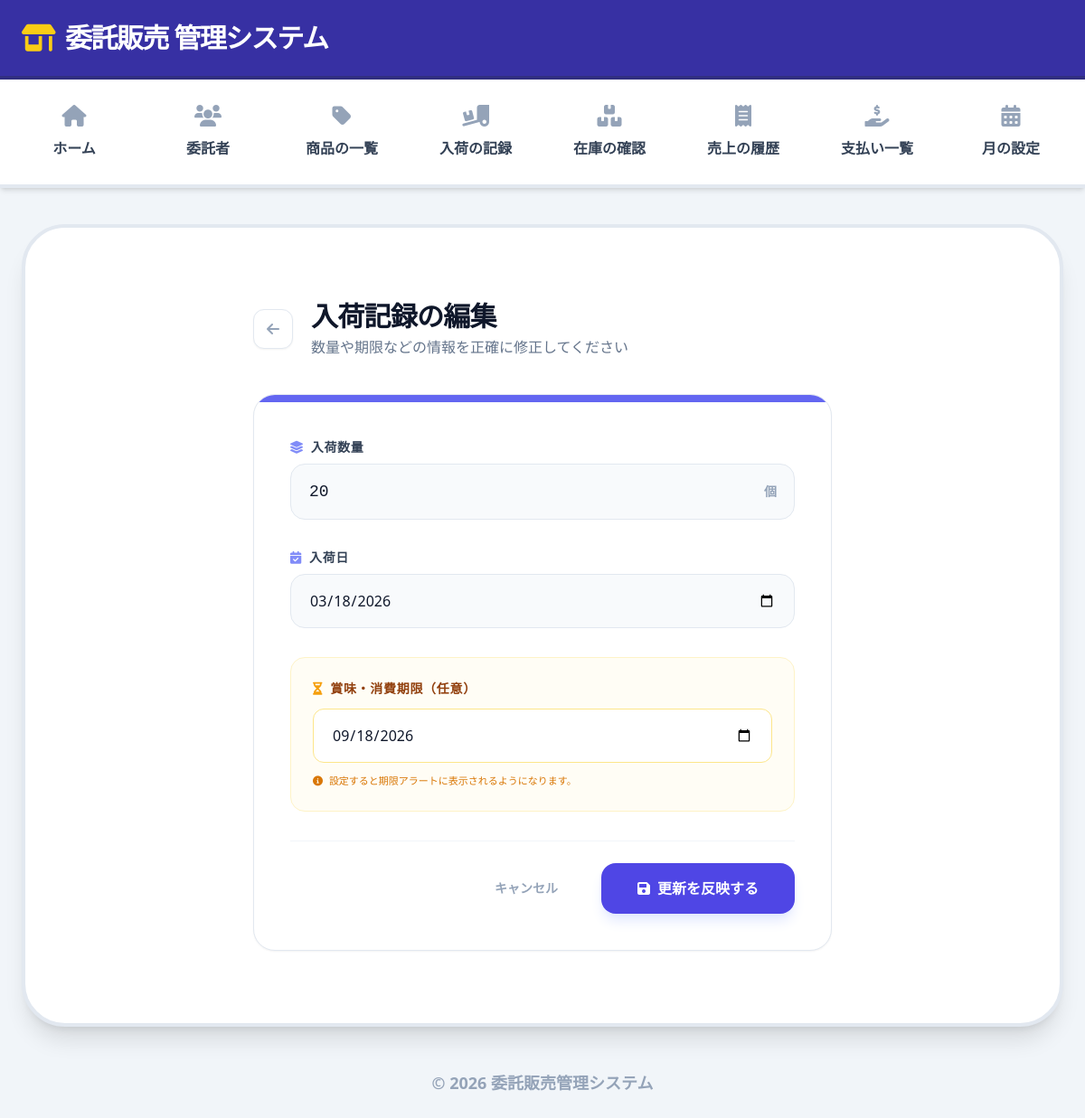
The app's page /stock_entries/edit/2 with its own data.
### tables this page shows
CREATE TABLE stock_entries (
    id INTEGER PRIMARY KEY AUTOINCREMENT,
    product_id INTEGER NOT NULL,
    quantity INTEGER NOT NULL,
    arrival_date TEXT NOT NULL,
    expiry_date TEXT,
    FOREIGN KEY(product_id) REFERENCES products(id)
);

### app.py (the view, shortened to what this page needs)
@app.route("/stock_entries/edit/<int:id>", methods=["GET", "POST"])
def edit_stock_entry(id):
    conn = get_db_connection()
    stock = conn.execute(
        "SELECT * FROM stock_entries WHERE id = ?", (id,)
    ).fetchone()
    conn.close()
    return render_template("edit_stock.html", stock=stock)

### app.py (called while the page is built)
def get_db_connection():
    conn = sqlite3.connect("database/database.db")
    conn.row_factory = sqlite3.Row
    return conn

### templates/edit_stock.html
{% extends "base.html" %}
{% block content %}
<div class="container mx-auto px-4 py-8 max-w-2xl">
    <div class="mb-10 flex items-center gap-5">
        <a href="{{ url_for('stock_entries') }}"
           class="inline-flex items-center justify-center w-11 h-11 rounded-xl bg-white border border-slate-200 text-slate-400 hover:text-indigo-600 hover:border-indigo-200 hover:shadow-sm transition-all active:scale-90 shadow-sm"
           title="一覧に戻る">
            <i class="fas fa-arrow-left"></i>
        </a>
        <div>
            <h2 class="text-3xl font-extrabold text-slate-900 tracking-tight">入荷記録の編集</h2>
            <p class="text-slate-500 font-medium mt-1">数量や期限などの情報を正確に修正してください</p>
        </div>
    </div>
    <div class="bg-white border border-slate-200 rounded-3xl shadow-sm overflow-hidden">
        <div class="h-2 bg-indigo-500 w-full"></div>
        <form method="POST" class="p-8 md:p-10 space-y-8">
            <div class="space-y-2">
                <label class="flex items-center text-sm font-black text-slate-700 uppercase tracking-wider">
                    <i class="fas fa-layer-group mr-2 text-indigo-400"></i>
                    入荷数量
                </label>
                <div class="relative group">
                    <input type="number" name="quantity" value="{{ stock['quantity'] }}" min="1" step="1" required
                        class="block w-full px-5 py-4 bg-slate-50 border border-slate-200 rounded-2xl text-slate-900 text-lg font-mono focus:ring-4 focus:ring-indigo-500/10 focus:border-indigo-500 focus:bg-white transition-all outline-none"
                        placeholder="0">
                    <span class="absolute right-5 top-1/2 -translate-y-1/2 text-slate-400 font-bold text-sm">個</span>
                </div>
            </div>
            <div class="space-y-2">
                <label class="flex items-center text-sm font-black text-slate-700 uppercase tracking-wider">
                    <i class="fas fa-calendar-check mr-2 text-indigo-400"></i>
                    入荷日
                </label>
                <input type="date" name="arrival_date" value="{{ stock['arrival_date'] }}" required
                    class="block w-full px-5 py-4 bg-slate-50 border border-slate-200 rounded-2xl text-slate-900 focus:ring-4 focus:ring-indigo-500/10 focus:border-indigo-500 focus:bg-white transition-all outline-none">
            </div>
            <div class="p-6 bg-amber-50/50 rounded-2xl border border-amber-100 space-y-3 transition-colors hover:bg-amber-50">
                <label class="flex items-center text-sm font-black text-amber-800 uppercase tracking-wider">
                    <i class="fas fa-hourglass-half mr-2 text-amber-500"></i>
                    賞味・消費期限（任意）
                </label>
                <input type="date" name="expiry_date" value="{{ stock['expiry_date'] }}"
                    class="block w-full px-5 py-4 bg-white border border-amber-200 rounded-xl text-slate-900 focus:ring-4 focus:ring-amber-500/20 focus:border-amber-500 transition-all outline-none">
                <p class="text-[11px] text-amber-600 font-medium">
                    <i class="fas fa-info-circle mr-1"></i> 設定すると期限アラートに表示されるようになります。
                </p>
            </div>
            <div class="pt-6 flex flex-col sm:flex-row items-center justify-end gap-4 border-t border-slate-100">
                <a href="{{ url_for('stock_entries') }}"
                   class="w-full sm:w-auto text-center px-8 py-4 text-sm font-bold text-slate-400 hover:text-slate-600 transition-colors">
                    キャンセル
                </a>
                <button type="submit"
                        class="w-full sm:w-auto inline-flex items-center justify-center px-10 py-4 bg-indigo-600 hover:bg-indigo-700 text-white font-bold rounded-2xl shadow-lg shadow-indigo-100 hover:shadow-indigo-200 transition-all active:scale-95">
                    <i class="fas fa-save mr-2"></i> 更新を反映する
                </button>
            </div>
        </form>
    </div>
</div>
{% endblock %}

### templates/base.html (style rules this page uses)
input[type=number] { -moz-appearance: textfield; }

### records on screen
stock_entries: quantity "20", arrival_date "03/18/2026", expiry_date "09/18/2026"

### other values on screen
{{ label }} "ホーム" "委託者" "商品の一覧" "入荷の記録" "在庫の確認" "売上の履歴" "支払い一覧" "月の設定"
